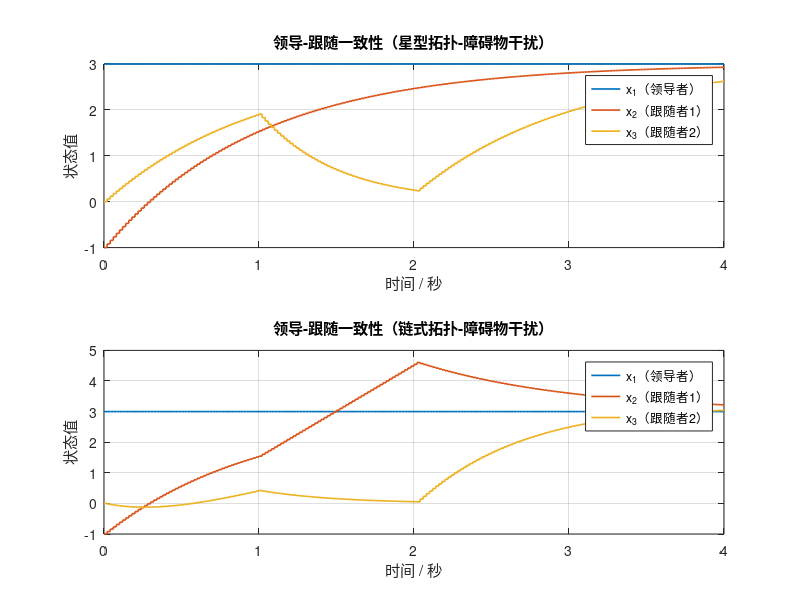

The MATLAB script that drew this image:
%% ================== 0. 环境初始化 ==================
clc; clear;
T_end   = 4;          % 总仿真时间 (s)
dt      = 0.02;       % 步长
N_step  = T_end/dt;
t_vec   = 0:dt:T_end; % 时间序列

%% ================== 1. 基础拓扑矩阵 ==================
% ★ 星型（Leader→所有跟随者）基础拉普拉斯
L_star_base = [0  0  0 ;
              -1  1  0 ;
              -1  0  1 ];

% ★ 链式（Leader→F1→F2）基础拉普拉斯
L_chain_base = [0  0  0 ;
               -1  1  0 ;
                0 -1  1 ];

%% ================== 2. 障碍物干扰设置 ==================
% 障碍物生效时间窗
obstacleWindow = [1, 2];   % 单位：秒

% ——(a) 星型：阻断 Leader→x3 这条边
blockedEdges_star  = [3,1];   % (受阻节点, 信息来源)

% ——(b) 链式：阻断 x2→x3 这条边
blockedEdges_chain = [3,2];

%% ================== 3. 主函数：根据时间返回当前L ==================
getL = @(t, L_base, blockedEdge) ...
    ( t>=obstacleWindow(1) && t<=obstacleWindow(2) ) ...
      * removeEdge(L_base, blockedEdge) + ...
    ( t< obstacleWindow(1) || t> obstacleWindow(2) ) ...
      * L_base;

% ——工具：删边的拉普拉斯更新
function L_new = removeEdge(L_old, edge)
    i = edge(1); j = edge(2);
    if L_old(i,j)==0            % 若本就无边，则保持不变
        L_new = L_old;
    else
        L_new       = L_old;
        L_new(i,j)  = 0;
        L_new(j,i)  = 0;        % 对称图
        L_new(i,i)  = L_new(i,i) + 1;
        L_new(j,j)  = L_new(j,j) - 1;
    end
end
%% ================== 4. 统一仿真函数 ==================
% 输入：基础L、障碍边、拓扑名称
function xHist = simulateConsensus(L_base, blockedEdge, topoName)
    global getL dt N_step t_vec
    xHist        = zeros(3, N_step+1);
    xHist(:,1)   = [3; -1; 0];       % 初始状态
    for k = 1:N_step
        t  = t_vec(k);
        Lk = getL(t, L_base, blockedEdge);      % 当前拓扑
        xHist(:,k+1) = xHist(:,k) - dt * Lk * xHist(:,k);
        xHist(1,k+1) = xHist(1,1);              % 领导者固定
    end
    fprintf('%s 拓扑仿真完成。\n', topoName);
end

%% ================== 5. 执行仿真 ==================
global getL dt N_step t_vec    % 使匿名函数可见
x_star  = simulateConsensus(L_star_base,  blockedEdges_star,  '星型-受阻');
x_chain = simulateConsensus(L_chain_base, blockedEdges_chain, '链式-受阻');

%% ================== 6. 结果绘图（中文） ==================
figure;

subplot(2,1,1);
stairs(t_vec, x_star(1,:), 'LineWidth',1.2); hold on;
stairs(t_vec, x_star(2,:), 'LineWidth',1.2);
stairs(t_vec, x_star(3,:), 'LineWidth',1.2);
xlabel('时间 / 秒'); ylabel('状态值');
title('领导-跟随一致性（星型拓扑-障碍物干扰）');
legend('x_1（领导者）','x_2（跟随者1）','x_3（跟随者2）','Location','best'); grid on;

subplot(2,1,2);
stairs(t_vec, x_chain(1,:), 'LineWidth',1.2); hold on;
stairs(t_vec, x_chain(2,:), 'LineWidth',1.2);
stairs(t_vec, x_chain(3,:), 'LineWidth',1.2);
xlabel('时间 / 秒'); ylabel('状态值');
title('领导-跟随一致性（链式拓扑-障碍物干扰）');
legend('x_1（领导者）','x_2（跟随者1）','x_3（跟随者2）','Location','best'); grid on;
